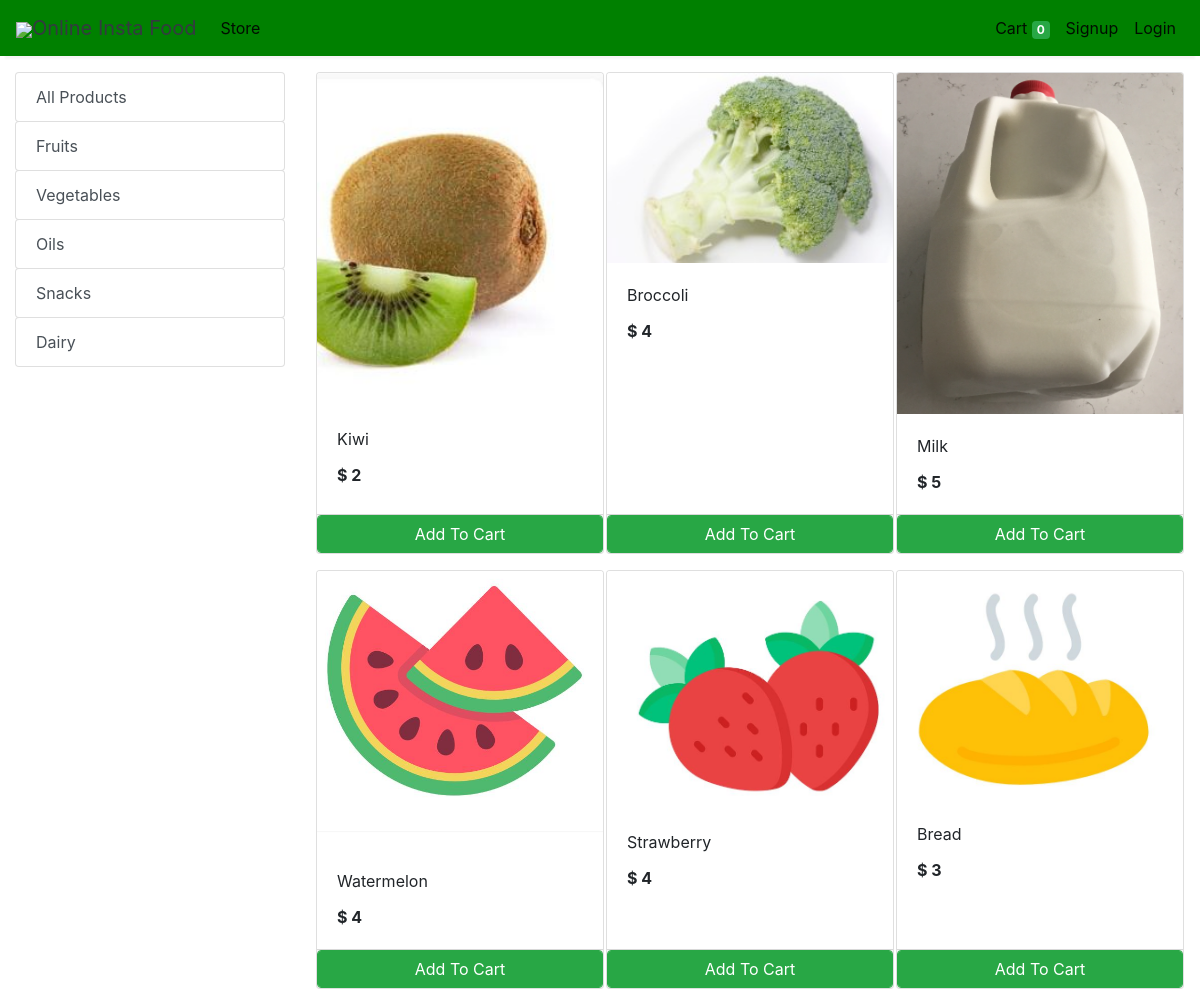
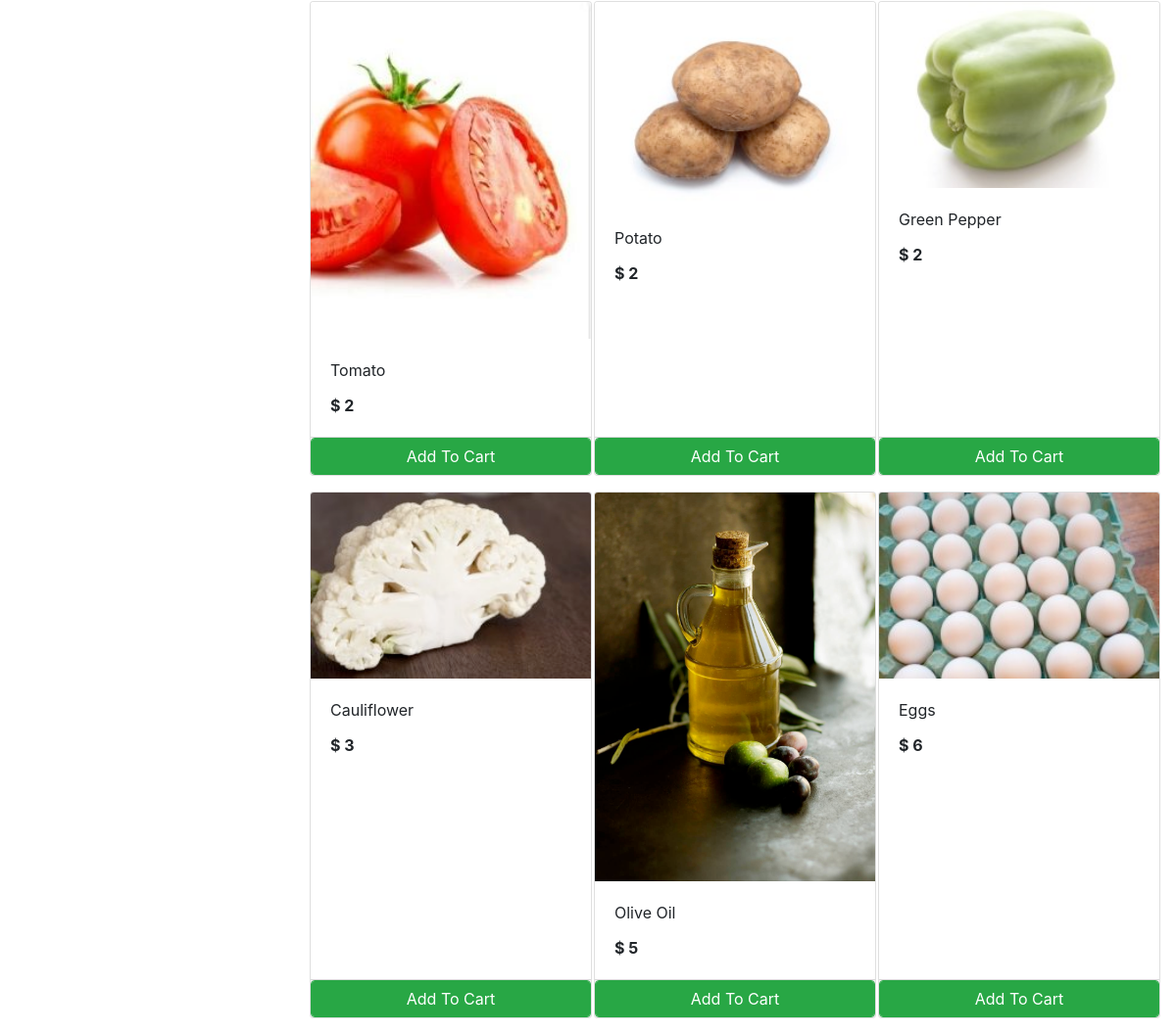
The app's page /store with its own data (2 pictures, top to bottom).
### store/models/category.py (models this page shows, shortened)
class Category(models.Model):
    name= models.CharField(max_length=50)
    @staticmethod
    def get_all_categories():
        return Category.objects.all()
    class Meta:
        verbose_name_plural = "Categories"

### store/models/product.py (models this page shows, shortened)
class Products(models.Model):
    name = models.CharField(max_length=60)
    price= models.IntegerField(default=0)
    category= models.ForeignKey(Category,on_delete=models.CASCADE,default=1 )
    description= models.CharField(max_length=250, default='', blank=True, null= True)
    image= models.ImageField(upload_to='uploads/products/')
    @staticmethod
    def get_all_products():
        return Products.objects.all()
    class Meta:
        verbose_name_plural = "Products"

### store/views/home.py (the view)
# urls.py: path('' , include('store.urls'))
def store(request):
    cart = request.session.get('cart')
    if not cart:
        request.session['cart'] = {}
    products = None
    categories = Category.get_all_categories()
    categoryID = request.GET.get('category')
    if categoryID:
        products = Products.get_all_products_by_categoryid(categoryID)
    else:
        products = Products.get_all_products();
    data = {}
    data['products'] = products
    data['categories'] = categories
    print('you are : ', request.session.get('email'))
    return render(request, 'index.html', data)

### store/templatetags/cart.py (called while the page is built)
@register.filter (name='is_in_cart')
def is_in_cart(product, cart):
    keys = cart.keys ()
    for id in keys:
        if int (id) == product.id:
            return True
    return False;

### store/templatetags/custom_filter.py (called while the page is built)
@register.filter(name='currency')
def currency(number):
    return "$ "+str(number)

### store/templates/index.html (shortened to what this page needs)
{% extends 'base.html' %}
{% block content %}
{% load cart %}
{% load custom_filter %}
<div class="container-fluid mt-3">
	<div class="row">
		<div class="col-lg-3 mx-auto">
			<div class="list-group">
				<a href="/" class="list-group-item list-group-item-action btn btn-outline-success">All Products</a>
				{% for category in categories %}
				<a href="/?category={{category.id}}"
					class="list-group-item list-group-item-action btn btn-outline-success ">{{category.name}}</a>
				{% endfor %}
			</div>
		</div>
		<div id='products' class="col-lg-9 mx-auto">
			<div class="row mx-auto">
				{% for product in products %}
				<div class="card mx-auto mb-3" id={{product.id}} style="width: 18rem;">
					<img class="card-img-top" src="{{product.image.url}}" alt="Card image cap">
					<div class="card-body">
						<p class="card-title">{{product.name}}</p>
						<p class="card-text"><b>{{product.price|currency}}</b></p>
					</div>
					<div class="card-footer p-0 no-gutters">
						{% if product|is_in_cart:request.session.cart %}
						<div class="row no-gutters">
							<form action="/#{{product.id}}" class="col-2 " method="post">
								{% csrf_token %}
								<input hidden type="text" name='product' value='{{product.id}}'>
								<input hidden type="text" name='remove' value='True'>
								<input type="submit" value=" - " class="btn btn-block btn-success border-right">
							</form>
							<div class="text-center col btn btn-success">{{product|cart_quantity:request.session.cart}} in Cart</div>
							<form action="/#{{product.id}}" class="col-2 " method="post">
								{% csrf_token %}
								<input hidden type="text" name='product' value='{{product.id}}'>
								<input type="submit" value=" + " class="btn btn-block btn-success border-left">
							</form>
						</div>
						{% else %}
						<form action="/#{{product.id}}" method="POST" class="btn-block">
							<input type="submit" class="float-right btn btn-success form-control"
								value="Add To Cart">
						</form>
						{% endif %}
					</div>
				</div>
				{% endfor %}
			</div>
		</div>
	</div>
</div>
{% endblock %}

### store/templates/base.html (shortened to what this page needs)
<!doctype html>
<html lang="en">
<head>
  <link rel="stylesheet" href="https://maxcdn.bootstrapcdn.com/bootstrap/4.0.0/css/bootstrap.min.css"
>
</head>
<body>
<nav class="one-edge-shadow
  navbar navbar-light
  sticky-top navbar
  navbar-expand-lg
  text-white">
    <a class="navbar-brand ms-3 text-dark " href="/">
    <link rel="stylesheet" href="https://use.fontawesome.com/releases/v5.7.0/css/all.css">
    <img src="https://www.freepnglogos.com/uploads/shopping-cart-png/shopping-cart-svg-png-icon-download-28.png" style="width:50px;height:50px,color:text-light;">Online Insta Food</a>
    <div class="collapse navbar-collapse" id="navbarSupportedContent">
      <ul class="navbar-nav mr-auto">
        <li class="nav-item active">
          <a class="nav-link" href="/store">Store <span class="sr-only">(current)</span></a>
        </li>
          </ul>
      <ul class=" navbar-nav my-2 my-lg-0">
        <li class="nav-item active">
          <a class="nav-link" href="/cart">Cart
            <span class="badge badge-success">{{request.session.cart.keys|length}}</span>
            <span class="sr-only">(current)</span></a>
        </li>
        {% if request.session.customer %}
        <li class="nav-item active ">
          <a class="nav-link" href="/orders">Orders<span class="sr-only">(current)</span></a>
        </li>
        <li class="nav-item active ">
          <a class="nav-link" href="/logout">Logout<span class="sr-only">(current)</span></a>
        </li>
        {% else %}
        <li class="nav-item active">
          <a class="nav-link" href="/signup">Signup<span class="sr-only">(current)</span></a>
        </li>
        <li class="nav-item active">
          <a class="nav-link" href="/login">Login<span class="sr-only">(current)</span></a>
        </li>
        {% endif %}
      </ul>
    </div>
  </nav>
  {% block content %}{% endblock %}
</body>
</html>

### store/templates/base.html (style rules this page uses)
nav { background-color: green; }
.one-edge-shadow { box-shadow: 0 8px 2px -5px rgb(246, 245, 245); }

### records on screen
Category: name "Fruits"
Category: name "Vegetables"
Category: name "Oils"
Category: name "Snacks"
Category: name "Dairy"
Products: image (picture), name "Kiwi", price "$ 2"
Products: image (picture), name "Broccoli", price "$ 4"
Products: image (picture), name "Milk", price "$ 5"
Products: image (picture), name "Watermelon", price "$ 4"
Products: image (picture), name "Strawberry", price "$ 4"
Products: image (picture), name "Bread", price "$ 3"
Products: image (picture), name "Tomato", price "$ 2"
Products: image (picture), name "Potato", price "$ 2"
Products: image (picture), name "Green Pepper", price "$ 2"
Products: image (picture), name "Cauliflower", price "$ 3"
Products: image (picture), name "Olive Oil", price "$ 5"
Products: image (picture), name "Eggs", price "$ 6"

### other values on screen
{{ request.session.cart.keys|length }} "0"
